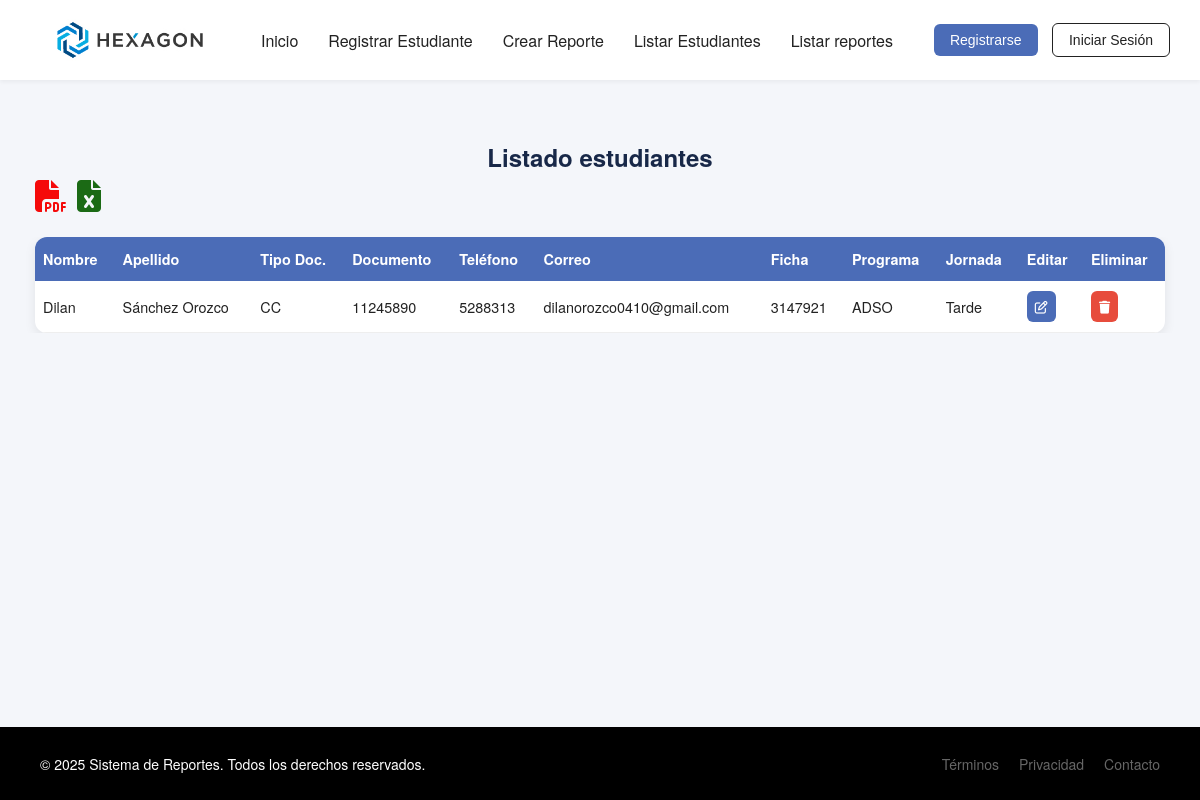
The page /listado_estudiantes/ on the database its author committed.
### estudiantes/models.py (models this page shows, shortened)
class Estudiante(models.Model):
    TIPO_DOC = [('CC', 'Cédula'), ('TI', 'Tarjeta de Identidad')]
    nombre = models.CharField(max_length=100)
    apellido = models.CharField(max_length=100)
    tipo_documento = models.CharField(max_length=2, choices=TIPO_DOC)
    numero_documento = models.CharField(max_length=20)
    telefono = models.CharField(max_length=15)
    correo = models.EmailField()
    ficha = models.CharField(max_length=10)
    programa = models.CharField(max_length=100)
    horario = models.CharField(max_length=50)

### estudiantes/views.py (the view)
# urls.py: path('listado_estudiantes/', views.listado_estudiantes, name='listado_estudiantes'),
def listado_estudiantes(request):
    estudiantes = Estudiante.objects.all()
    return render(request, 'listado_estudiantes.html', {'estudiantes' : estudiantes})

### estudiantes/templates/listado_estudiantes.html
{% extends 'base.html' %}
{% block content %}
<h2>Listado estudiantes</h2>
<div class="export-actions">
    <a href="{% url 'exportar_pdf' %}" class="btn btn-danger"><i class="fa-solid fa-file-pdf fa-2xl"
            style="color: #f50a0a;"></i></a>
    <a href="{% url 'exportar_excel' %}" class="btn btn-success"><i class="fa-solid fa-file-excel fa-2xl"
            style="color: #1b6a15;"></i></a>
</div>
<div class="table-container">
    <table class="responsive-table">
        <thead>
            <tr>
                <th>Nombre</th>
                <th>Apellido</th>
                <th>Tipo Doc.</th>
                <th>Documento</th>
                <th>Teléfono</th>
                <th>Correo</th>
                <th>Ficha</th>
                <th>Programa</th>
                <th>Jornada</th>
                <th>Editar</th>
                <th>Eliminar</th>
            </tr>
        </thead>
        <tbody>
            {% for estudiante in estudiantes %}
            <tr>
                <td data-label="Nombre">{{ estudiante.nombre }}</td>
                <td data-label="Apellido">{{ estudiante.apellido }}</td>
                <td data-label="Tipo Doc.">{{ estudiante.tipo_documento }}</td>
                <td data-label="Documento">{{ estudiante.numero_documento }}</td>
                <td data-label="Teléfono">{{ estudiante.telefono }}</td>
                <td data-label="Correo">{{ estudiante.correo }}</td>
                <td data-label="Ficha">{{ estudiante.ficha }}</td>
                <td data-label="Programa">{{ estudiante.programa }}</td>
                <td data-label="Horario">{{ estudiante.horario }}</td>
                <td data-label="Editar"><a href="{% url 'editar_estudiante' estudiante.id %}" class="btn-editar"><i class="fa-regular fa-pen-to-square"></i></a></td>
                <td data-label="Eliminar"><a href="{% url 'eliminar_estudiante' estudiante.id %}" class="btn-d"><i class="fa-solid fa-trash"></i></a></td>
            </tr>
            {% endfor %}
        </tbody>
    </table>
</div>
{% endblock %}

### static/css/estilos.css (style rules this page uses)
* { margin: 0; padding: 0; box-sizing: border-box; }
:root { --color-primary: #4b6cb7; --color-secondary: #182848; --color-white: #ffffff; --color-black: #000000; --color-text: #222; --color-muted: #666; --color-background: #f4f6fa; --color-accent: #f8f9ff; --border-radius: 12px; --shadow-subtle: 0 1px 3px rgba(0, 0, 0, 0.05); --shadow-medium: 0 4px 12px rgba(0, 0, 0, 0.08); }
html, body { height: 100%; }
body { font-family: 'Helvetica Neue', Helvetica, Arial, sans-serif; background-color: var(--color-background); color: var(--color-text); display: flex; flex-direction: column; min-height: 100vh; }
.table-container { width: 100%; max-width: 1200px; margin: 30px auto; padding: 0 15px; overflow-x: auto; }
.responsive-table { width: 100%; min-width: 800px; border-collapse: collapse; background-color: var(--color-white); box-shadow: var(--shadow-medium); border-radius: var(--border-radius); overflow: hidden; }
thead { background-color: var(--color-primary); color: var(--color-white); text-align: left; }
thead th { padding: 12px 8px; font-weight: 600; font-size: 0.9rem; white-space: nowrap; }
tbody td { padding: 10px 8px; border-bottom: 1px solid #eee; color: var(--color-text); font-size: 0.9rem; }
h2 { text-align: center; margin-top: 40px; color: var(--color-secondary); }
.btn-editar, .btn-d { padding: 6px 8px; font-size: 0.8rem; border-radius: 6px; text-decoration: none; font-weight: 500; transition: background-color 0.2s ease, color 0.2s ease; display: inline-block; }
.btn-editar { background-color: var(--color-primary); color: var(--color-white); }
.btn-d { background-color: #e74c3c; color: var(--color-white); }
.export-actions { max-width: 1200px; margin: 10px auto 0; display: flex; justify-content: flex-start; align-items: center; padding: 0 15px; gap: 10px; }

### rows shown on the page
Estudiante: nombre "Dilan", apellido "Sánchez Orozco", tipo_documento "CC", numero_documento "11245890", telefono "5288313", correo "dilanorozco0410@gmail.com", ficha "3147921", programa "ADSO", horario "Tarde"
